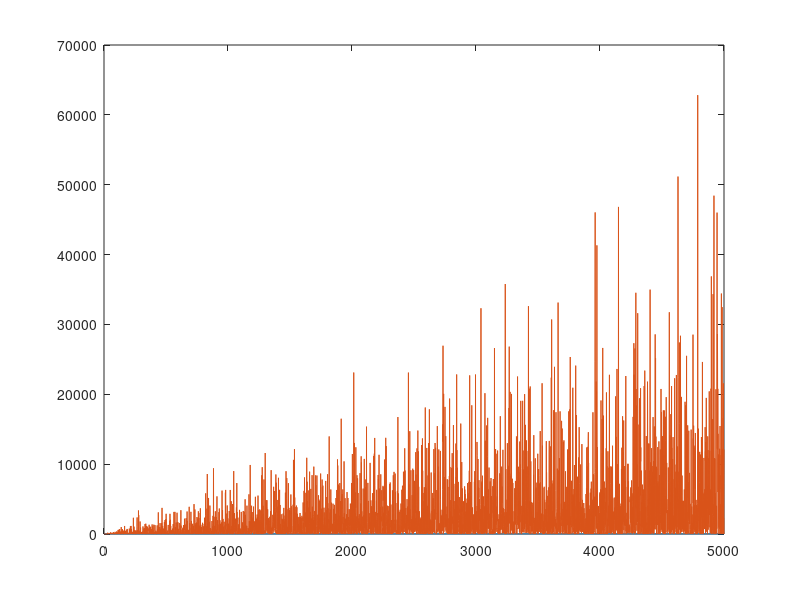

Write MATLAB code to recreate this figure.
times = 5000;

martin = zeros(1,times);
martinU = zeros(1,times);
Smartin = zeros(1,times);
SmartinU = zeros(1,times);

N = 1000;

Const = zeros(N-1);

rho = 0.4;
for i = 1:N-1

    for j = 1:N-i

        Const(i+j-1,j) = rho^(j-1);

    end

end
% Const = eye(N-1);

% Const = tril(rand(N-1));

for i = 1:times

    e = sqrt(i)*randn(1,N);

    z = 100*rand(1,N-1);

    y = Const*e(1:N-1)';

    martin(i) = e(2:N)*y*sqrt(pinv(y'*y));

    martinU(i) = e(2:N)*z'*sqrt(pinv(z*z'));

    Smartin(i) = martin(i)^2;

    SmartinU(i) = martinU(i)^2;

end

c = 2.2;
const = c * log(times*100);
tag = 1:1:times;
plot(tag,const*ones(1,times))
hold on
plot(tag,Smartin)
